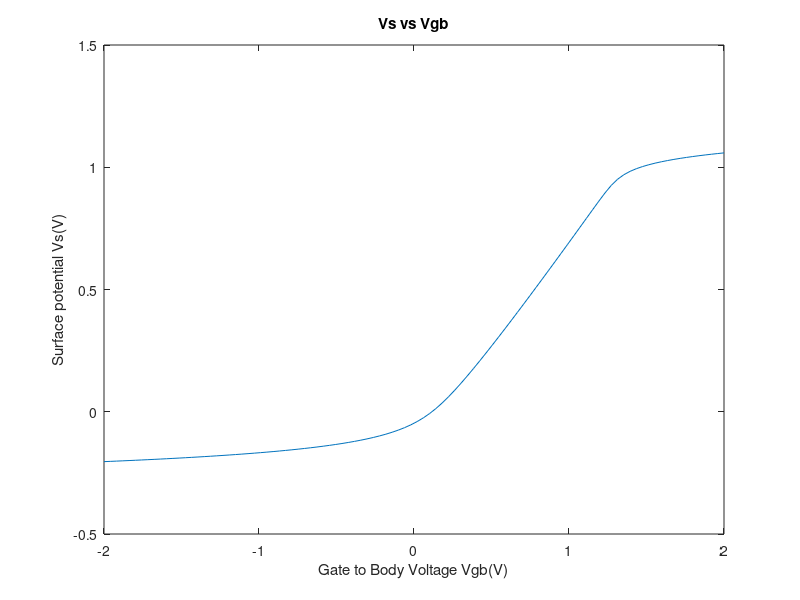

The MATLAB source for this figure:
epsilon_s = 11.6*8.854187817*(10^(-14)); %F/cm
epsilon_ox = 3.9*8.854187817*(10^(-14)); %F/cm
q = 1.6*(10^(-19));     %C
Na = 5*(10^17);     %cm-3
ni = 1.5*(10^10); %cm-3
tox = 2*(10^(-7));  %cm 
Qf = 2*(10^(-7)); %C/cm2
Cox = epsilon_ox/tox;  %F/cm2
Vfb = Qf/Cox;   %Volts
Vt = .026;     %threshold voltage(V)
k = (2*q*epsilon_s*Na)^(1/2); %constant 
k1 = (Na/ni)^(-2);
Vcb = 0; 
Vgb = linspace(-2, 2, 100);
for i=1:100
Vs0 = .1;
    func = @(Vs) (Vfb+ ((sign(Vs)).*(k.*((Vs-Vt+(Vt*exp(-Vs/Vt)))+  k1.*(-Vs-(Vt*(exp(-Vcb/Vt)))+(Vt*exp((Vs-Vcb)/Vt)))).^(1/2)))/Cox + Vs -Vgb(i));
    z(1,i) = fzero(func,Vs0);
end
plot(Vgb,z)
xlabel("Gate to Body Voltage Vgb(V)");
ylabel("Surface potential Vs(V)");
title("Vs vs Vgb");
